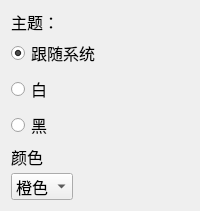
          <widget class="QFrame" name="frame_2">
           <property name="font">
            <font>
             <pointsize>12</pointsize>
            </font>
           </property>
           <property name="styleSheet">
            <string notr="true"/>
           </property>
           <layout class="QVBoxLayout" name="verticalLayout_5">
            <item>
             <widget class="QLabel" name="label_6">
              <property name="maximumSize">
               <size>
                <width>16777215</width>
                <height>21</height>
               </size>
              </property>
              <property name="font">
               <font>
                <pointsize>12</pointsize>
               </font>
              </property>
              <property name="text">
               <string>主题：</string>
              </property>
             </widget>
            </item>
            <item>
             <widget class="QRadioButton" name="themeButton0">
              <property name="text">
               <string>跟随系统</string>
              </property>
              <property name="checked">
               <bool>true</bool>
              </property>
              <attribute name="buttonGroup">
               <string notr="true">themeGroup</string>
              </attribute>
             </widget>
            </item>
            <item>
             <widget class="QRadioButton" name="themeButton2">
              <property name="text">
               <string>白</string>
              </property>
              <attribute name="buttonGroup">
               <string notr="true">themeGroup</string>
              </attribute>
             </widget>
            </item>
            <item>
             <widget class="QRadioButton" name="themeButton1">
              <property name="text">
               <string>黑</string>
              </property>
              <attribute name="buttonGroup">
               <string notr="true">themeGroup</string>
              </attribute>
             </widget>
            </item>
            <item>
             <widget class="QLabel" name="label_23">
              <property name="maximumSize">
               <size>
                <width>16777215</width>
                <height>21</height>
               </size>
              </property>
              <property name="font">
               <font>
                <pointsize>12</pointsize>
               </font>
              </property>
              <property name="text">
               <string>颜色</string>
              </property>
             </widget>
            </item>
            <item>
             <layout class="QHBoxLayout" name="horizontalLayout_12">
              <item>
               <widget class="QComboBox" name="colorBox">
                <item>
                 <property name="text">
                  <string>橙色</string>
                 </property>
                </item>
                <item>
                 <property name="text">
                  <string>粉色</string>
                 </property>
                </item>
               </widget>
              </item>
              <item>
               <spacer name="horizontalSpacer_5">
                <property name="orientation">
                 <enum>Qt::Horizontal</enum>
                </property>
                <property name="sizeHint" stdset="0">
                 <size>
                  <width>40</width>
                  <height>20</height>
                 </size>
                </property>
               </spacer>
              </item>
             </layout>
            </item>
           </layout>
          </widget>
